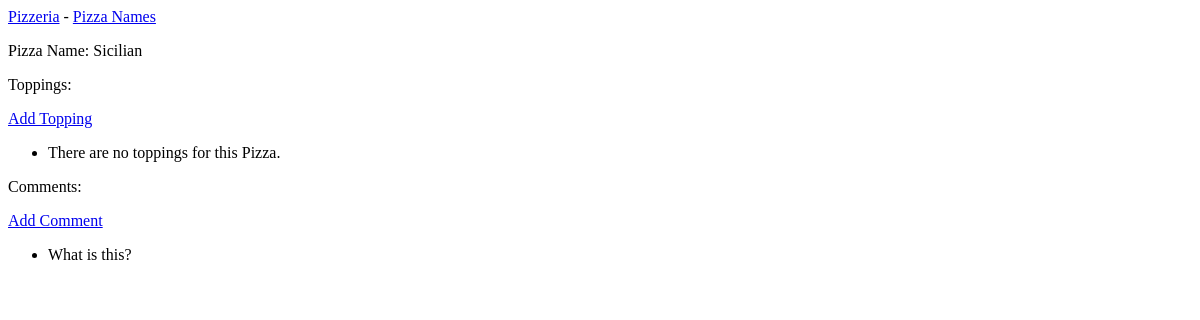
The app's page /pizzanames/4/, older data.
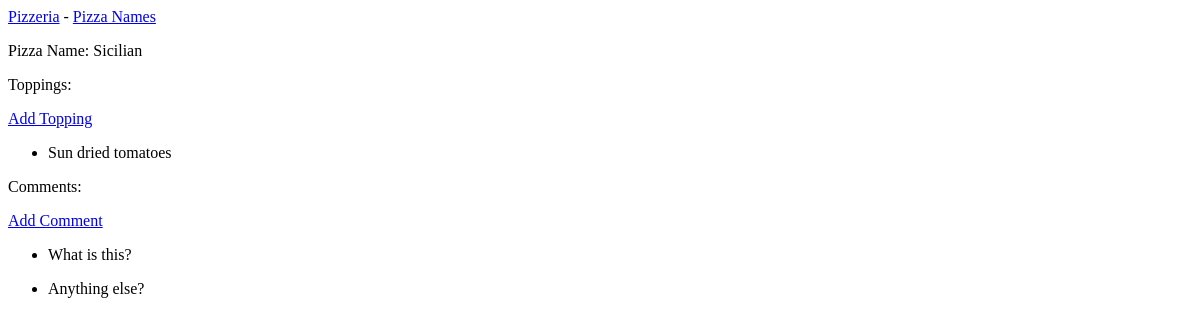
The same page, newer data.
### pizzas/models.py (models this page shows, shortened)
class Comment(models.Model):
    pizzaname = models.ForeignKey(PizzaName, on_delete=models.CASCADE)
    comment = models.TextField()

class Topping(models.Model):
    pizzaname = models.ForeignKey(PizzaName, on_delete=models.CASCADE)
    name = models.TextField()

### pizzas/views.py (the view)
# urls.py: path('pizzanames/<int:pizzaname_id>/', views.pizzaname, name='pizzaname'),
def pizzaname(request, pizzaname_id):
    pizzaname = PizzaName.objects.get(id=pizzaname_id) #pizzaname_id might not be right
    toppings = pizzaname.topping_set.order_by('pizzaname_id')
    comments = pizzaname.comment_set.order_by('pizzaname_id')
    context = {'pizzaname': pizzaname, 'toppings': toppings, 'comments': comments}
    return render(request, 'pizzas/pizzaname.html', context)

### pizzas/models.py (called while the page is built)
    def __str__(self):
        return self.text

### pizzas/templates/pizzas/pizzaname.html
{% extends 'pizzas/base.html' %}
{% block content %}
  <p>Pizza Name: {{pizzaname}}</p>
  <p>Toppings:</p>
  <p>
    <a href="{% url 'pizzas:new_topping' pizzaname.id %}">Add Topping</a>
  </p>
  <ul>
  {% for topping in toppings %}
    <li>
      <p>{{topping.name|linebreaks }}</p>
    </li>
  {% empty %}
    <li>There are no toppings for this Pizza.</li>
  {% endfor %}
  </ul>
  <p>Comments:</p>
  <p>
    <a href="{% url 'pizzas:new_comment' pizzaname.id %}">Add Comment</a>
  </p>
  <ul>
  {% for comment in comments %}
    <li>
      <p>{{comment.comment|linebreaks }}</p>
    </li>
  {% empty %}
    <li>There are no comments for this Pizza.</li>
  {% endfor %}
  </ul>
{% endblock content %}

Row changes from the older to the newer data that the page shows:
added Topping: name "Sun dried tomatoes"
added Comment: comment "Anything else?"
Text that changed along with them:
text no longer shown: "There are no toppings for this Pizza."
